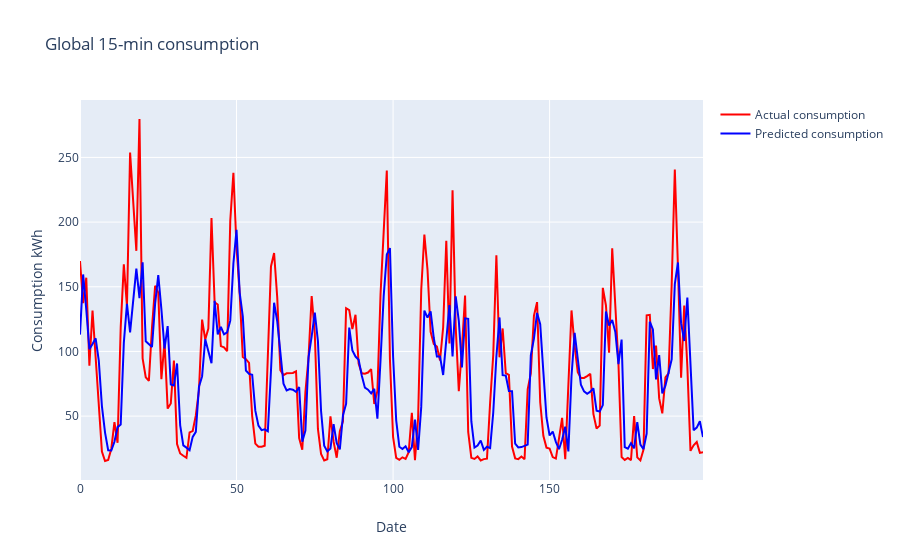

Notebook cell for this chart:
### Code cell
l=200
idx=[x for x in range(l)]
trace0=go.Scatter(
        y=inv_y[:l],
        x=idx,
        mode='lines',
        marker=dict(
        color="red",
        size=5,
        opacity=0.5
        ),
        name="Actual consumption"
    )


trace1=go.Scatter(
        y=inv_yhat[:l],
        x=idx,
        mode='lines',
        marker=dict(
        color="blue",
        size=5,
        opacity=0.5
        ),
        name="Predicted consumption"
    )








data=[trace0,trace1]
figure=go.Figure(
    data=data,
    layout=go.Layout(
        title="Global 15-min consumption",
        yaxis=dict(title="Consumption kWh"),
        xaxis=dict(title="Date")

    
    ))
iplot(figure)

### Figure 1 — Plotly figure (JSON) as saved in the notebook; plotly's stock layout.template omitted (floating-point values rounded to 4 significant figures; data arrays with more than 128 entries replaced by an {"elided": "..."} marker saying what was removed)
{"data": [{"marker": {"color": "red", "opacity": 0.5, "size": 5}, "mode": "lines", "name": "Actual consumption", "type": "scatter", "x": {"elided": "200 int values"}, "y": {"elided": "200 float values"}}, {"marker": {"color": "blue", "opacity": 0.5, "size": 5}, "mode": "lines", "name": "Predicted consumption", "type": "scatter", "x": {"elided": "200 int values"}, "y": {"elided": "200 float values"}}], "layout": {"title": {"text": "Global 15-min consumption"}, "xaxis": {"title": {"text": "Date"}}, "yaxis": {"title": {"text": "Consumption kWh"}}}}
